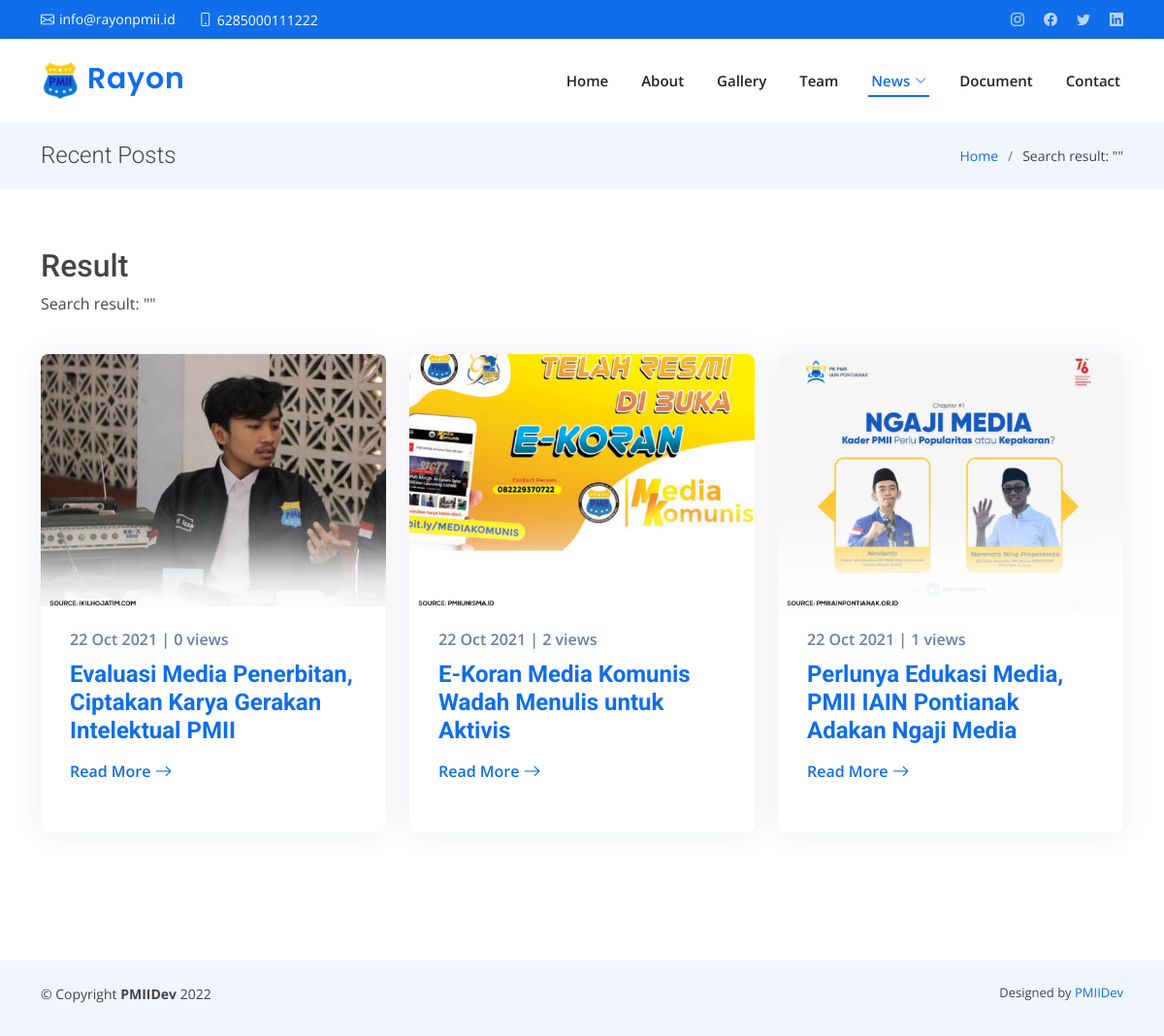
/index.php/result/search, run on the app's committed database.
### tables this page shows
CREATE TABLE `tbl_site` (
  `site_id` int(11) NOT NULL,
  `site_name` varchar(100) DEFAULT NULL,
  `site_title` varchar(200) DEFAULT NULL,
  `site_description` text DEFAULT NULL,
  `site_favicon` varchar(50) DEFAULT NULL,
  `site_logo_header` varchar(50) DEFAULT NULL,
  `site_logo_footer` varchar(50) DEFAULT NULL,
  `site_logo_big` varchar(50) DEFAULT NULL,
  `site_facebook` varchar(150) DEFAULT NULL,
  `site_twitter` varchar(150) DEFAULT NULL,
  `site_instagram` varchar(150) DEFAULT NULL,
  `site_pinterest` varchar(150) DEFAULT NULL,
  `site_linkedin` varchar(150) DEFAULT NULL,
  `site_wa` varchar(15) DEFAULT NULL,
  `site_mail` varchar(150) DEFAULT NULL
);

CREATE TABLE `tbl_post` (
  `post_id` int(11) NOT NULL,
  `post_title` varchar(250) DEFAULT NULL,
  `post_description` text DEFAULT NULL,
  `post_contents` longtext DEFAULT NULL,
  `post_image` varchar(40) DEFAULT NULL,
  `post_date` timestamp NULL DEFAULT current_timestamp(),
  `post_last_update` datetime DEFAULT NULL,
  `post_category_id` int(11) DEFAULT NULL,
  `post_tags` varchar(225) DEFAULT NULL,
  `post_slug` varchar(250) DEFAULT NULL,
  `post_status` int(11) DEFAULT NULL COMMENT '1=Publish, 0=Unpublish',
  `post_views` int(11) DEFAULT 0,
  `post_user_id` int(11) DEFAULT NULL
);

### application/controllers/Result.php (called while the page is built, shortened)
<?php
class Result extends CI_Controller
{
	function __construct()
	{
		$this->load->model('Post_model', 'post_model');
		$this->load->model('Site_model', 'site_model');
		$this->load->model('Visitor_model', 'visitor_model');
		$this->load->helper('text');
	}
	function search()
	{
		$query = strip_tags(htmlspecialchars($this->input->get('search_query', TRUE), ENT_QUOTES));
		$result = $this->post_model->search_post($query);
		if ($result->num_rows() > 0) {
			$x['data'] = $result;
			$x['title'] = 'Search result:' . ' "' . $query . '"';
		} else {
			$x['data'] = $result;
			$x['title'] = 'Search result: "Tidak Temukan"';
		}
		$x['populer_post'] = $this->post_model->get_popular_post();
		$site_info = $this->db->get('tbl_site', 1)->row();
		$x['logo'] =  $site_info->site_logo_header;
		$x['icon'] = $site_info->site_favicon;
		$site = $this->site_model->get_site_data()->row_array();
		$x['site_name'] = $site['site_name'];
		$x['site_title'] = $site['site_title'];
		$x['site_ig'] = $site['site_instagram'];
		$x['site_fb'] = $site['site_facebook'];
		$x['site_twit'] = $site['site_twitter'];
		$x['site_linked'] = $site['site_linkedin'];
		$x['site_wa'] = $site['site_wa'];
		$x['site_mail'] = $site['site_mail'];
		$x['site_twitter'] = $site['site_twitter'];
		$x['header'] = $this->load->view('layout/header3', $x, TRUE);
		$x['footer'] = $this->load->view('layout/footer2', '', TRUE);
		$this->load->view('post_search', $x);
	}
}

### index.php (called while the page is built, shortened)
<?php
require_once BASEPATH.'core/CodeIgniter.php';

### application/models/Post_model.php (called while the page is built, shortened)
<?php
class Post_model extends CI_Model
{
	function get_popular_post()
	{
		$this->db->select('tbl_post.*, user_name,user_photo');
		$this->db->from('tbl_post');
		$this->db->join('tbl_user', 'post_user_id=user_id', 'left');
		$this->db->order_by('post_views', 'DESC');
		$this->db->limit(5);
		$query = $this->db->get();
		return $query;
	}
	function search_post($query)
	{
		$result = $this->db->query("SELECT tbl_post.*,user_name,user_photo FROM tbl_post
			LEFT JOIN tbl_user ON post_user_id=user_id
			LEFT JOIN tbl_category ON post_category_id=category_id
			WHERE post_title LIKE '%$query%' OR category_name LIKE '%$query%' OR post_tags LIKE '%$query%' LIMIT 12");
		return $result;
	}
}

### application/views/post_search.php (the view, shortened to what this page needs)
<!DOCTYPE html>
<html lang="en">
<head>
    <link href="<?= base_url() ?>assets/frontend/vendor/aos/aos.css" rel="stylesheet">
    <link href="<?= base_url() ?>assets/frontend/vendor/bootstrap/css/bootstrap.min.css" rel="stylesheet">
    <link href="<?= base_url() ?>assets/frontend/vendor/bootstrap-icons/bootstrap-icons.css" rel="stylesheet">
    <link href="<?= base_url() ?>assets/frontend/vendor/boxicons/css/boxicons.min.css" rel="stylesheet">
    <link href="<?= base_url() ?>assets/frontend/vendor/glightbox/css/glightbox.min.css" rel="stylesheet">
    <link href="<?= base_url() ?>assets/frontend/vendor/swiper/swiper-bundle.min.css" rel="stylesheet">
    <link href="<?= base_url() ?>assets/frontend/css/style.css" rel="stylesheet">
</head>
<body>
    <?= $header; ?>
    <main id="main" data-aos="fade-up">
        <section class="breadcrumbs">
            <div class="container">
                <div class="d-flex justify-content-between align-items-center">
                    <h2>Recent Posts</h2>
                    <ol>
                        <li><a href="<?= base_url() ?>">Home</a></li>
                        <li><?= $title; ?></li>
                    </ol>
                </div>
            </div>
        </section>
        <section id="recent-blog-posts" class="recent-blog-posts">
            <div class="container" data-aos="fade-up">
                <header class="section-header">
                    <h2>Result</h2>
                    <p><?= $title; ?></p>
                </header><br>
                <div class="row">
                    <?php foreach ($data->result() as $row) : ?>
                        <div class="col-lg-4 col-md-6 mb-4">
                            <div class="post-box">
                                <div class="post-img"><img src="<?php echo base_url() . 'assets/backend/images/post/' . $row->post_image; ?>" class="img-fluid" alt=""></div>
                                <span class="post-date"><?php echo date('d M Y', strtotime($row->post_date)); ?> | <a href="javascript:void(0)"></a>
                                    <?php echo $row->post_views . ' views'; ?></span>
                                <h3 class="post-title"><a href="<?= site_url('post/' . $row->post_slug); ?>"><?php echo $row->post_title; ?></a>
                                </h3>
                                <a href="<?php echo site_url('post/' . $row->post_slug); ?>" class="readmore stretched-link mt-auto"><span>Read More</span><i class="bi bi-arrow-right"></i></a><br>
                            </div>
                        </div>
                    <?php endforeach; ?>
                </div><br><br>
            </div>
        </section>
    </main>
    <?= $footer; ?>
</body>
</html>

### application/views/layout/header3.php (shortened to what this page needs)
<section id="topbar" class="d-flex align-items-center">
    <div class="container d-flex justify-content-center justify-content-md-between">
        <div class="contact-info d-flex align-items-center">
            <i class="bi bi-envelope d-flex align-items-center"><a href="mailto:<?= $site_mail; ?>"><?= $site_mail; ?></a></i>
            <i class="bi bi-phone d-flex align-items-center ms-4"><span><?= $site_wa; ?></span></i>
        </div>
        <div class="social-links d-none d-md-flex align-items-center">
            <a href="<?= $site_ig; ?>" class="instagram"><i class="bi bi-instagram"></i></a>
            <a href="<?= $site_fb; ?>" class="facebook"><i class="bi bi-facebook"></i></a>
            <a href="<?= $site_twit; ?>" class="twitter"><i class="bi bi-twitter"></i></a>
            <a href="<?= $site_linked; ?>" class="linkedin"><i class="bi bi-linkedin"></i></i></a>
        </div>
    </div>
</section>
<header id="header" class="d-flex align-items-center">
    <div class="container d-flex align-items-center justify-content-between">
        <h1 class="logo"><a href="<?= base_url() ?>"><img src="<?= base_url() . 'assets/frontend/images/' . $logo; ?>"> <span><?= $site_name; ?></span></a></h1>
        <nav id="navbar" class="navbar">
            <ul>
                <li><a class="nav-link scrollto" href="<?= base_url() ?>#hero">Home</a></li>
                <li><a class="nav-link scrollto" href="<?= base_url() ?>#about">About</a></li>
                <li><a class="nav-link scrollto <?= ($title === "Gallery") ? 'active' : '' ?>" href="<?= base_url() ?>gallery">Gallery</a></li>
                <li><a class="nav-link scrollto <?= ($title === "Team") ? 'active' : '' ?>" href="<?= base_url() ?>team">Team</a></li>
                <li class="dropdown"><a class="nav-link active" href="<?= base_url() ?>post"><span>News</span> <i class="bi bi-chevron-down"></i></a>
                </li>
                <li><a class="nav-link scrollto <?= ($title === "Document") ? 'active' : '' ?>" href="<?= base_url() ?>document">Document</a></li>
                <li><a class="nav-link scrollto <?= ($title === "Contact") ? 'active' : '' ?>" href="<?= base_url() ?>contact">Contact</a></li>
            </ul>
        </nav>
    </div>
</header>

### assets/frontend/css/style.css (style rules this page uses)
body { font-family: "Open Sans", sans-serif; color: #444444; }
a { color: #106eea; text-decoration: none; }
h1, h2, h3, h4, h5, h6 { font-family: "Roboto", sans-serif; }
#topbar { background: #106eea; height: 40px; font-size: 14px; transition: all 0.5s; color: #fff; padding: 0; }
#topbar .contact-info i { font-style: normal; color: #fff; }
#topbar .contact-info i a, #topbar .contact-info i span { padding-left: 5px; color: #fff; }
#topbar .contact-info i a { line-height: 0; transition: 0.3s; transition: 0.3s; }
#topbar .social-links a { color: rgba(255, 255, 255, 0.7); line-height: 0; transition: 0.3s; margin-left: 20px; }
#header { background: #fff; transition: all 0.5s; z-index: 997; height: 86px; box-shadow: 0px 2px 15px rgba(0, 0, 0, 0.1); }
#header .logo { font-size: 30px; margin: 0; padding: 0; line-height: 1; font-weight: 600; letter-spacing: 0.8px; font-family: "Poppins", sans-serif; }
#header .logo a { color: #222222; }
#header .logo a span { color: #106eea; }
#header .logo img { max-height: 40px; }
.navbar { padding: 0; }
.navbar ul { margin: 0; padding: 0; display: flex; list-style: none; align-items: center; }
.navbar li { position: relative; }
.navbar > ul > li { white-space: nowrap; padding: 10px 0 10px 28px; }
.navbar a, .navbar a:focus { display: flex; align-items: center; justify-content: space-between; padding: 0 3px; font-size: 15px; font-weight: 600; color: #222222; white-space: nowrap; transition: 0.3s; position: relative; }
.navbar a i, .navbar a:focus i { font-size: 12px; line-height: 0; margin-left: 5px; }
.navbar > ul > li > a:before { content: ""; position: absolute; width: 100%; height: 2px; bottom: -6px; left: 0; background-color: #106eea; visibility: hidden; width: 0px; transition: all 0.3s ease-in-out 0s; }
.navbar a:hover:before, .navbar li:hover > a:before, .navbar .active:before { visibility: visible; width: 100%; }
.navbar a:hover, .navbar .active, .navbar .active:focus, .navbar li:hover > a { color: #106eea; }
section { padding: 60px 0; overflow: hidden; }
.breadcrumbs { padding: 20px 0; background-color: #f1f6fe; min-height: 40px; }
.breadcrumbs h2 { font-size: 24px; font-weight: 300; margin: 0; }
.breadcrumbs ol { display: flex; flex-wrap: wrap; list-style: none; padding: 0; margin: 0; font-size: 14px; }
.breadcrumbs ol li + li { padding-left: 10px; }
.breadcrumbs ol li + li::before { display: inline-block; padding-right: 10px; color: #6c757d; content: "/"; }
.recent-blog-posts .post-box { box-shadow: 0px 0 30px rgba(1, 41, 112, 0.08); transition: 0.3s; height: 100%; overflow: hidden; padding: 30px; border-radius: 8px; position: relative; display: flex; flex-direction: column; }
.recent-blog-posts .post-box .post-img { overflow: hidden; margin: -30px -30px 15px -30px; position: relative; }
.recent-blog-posts .post-box .post-img img { transition: 0.5s; }
.recent-blog-posts .post-box .post-date { font-size: 16px; font-weight: 600; color: rgba(1, 41, 112, 0.6); display: block; margin-bottom: 10px; }
.recent-blog-posts .post-box .post-title { font-size: 24px; color: #010101; font-weight: 700; margin-bottom: 18px; position: relative; transition: 0.3s; }
.recent-blog-posts .post-box .readmore { display: flex; align-items: center; font-weight: 600; line-height: 1; transition: 0.3s; }
.recent-blog-posts .post-box .readmore i { line-height: 0; margin-left: 4px; font-size: 18px; }

### data on the page
tbl_site: site_mail "info@rayonpmii.id", site_wa "6285000111222", site_logo_header (picture), site_name "Rayon"
tbl_post: post_image (picture), post_date "22 Oct 2021", post_views "0", post_title "Evaluasi Media Penerbitan, Ciptakan Karya Gerakan Intelektual PMII"
tbl_post: post_image (picture), post_date "22 Oct 2021", post_views "2", post_title "E-Koran Media Komunis Wadah Menulis untuk Aktivis"
tbl_post: post_image (picture), post_date "22 Oct 2021", post_views "1", post_title "Perlunya Edukasi Media, PMII IAIN Pontianak Adakan Ngaji Media"

### other printed values
$title "Search result: \"\""
